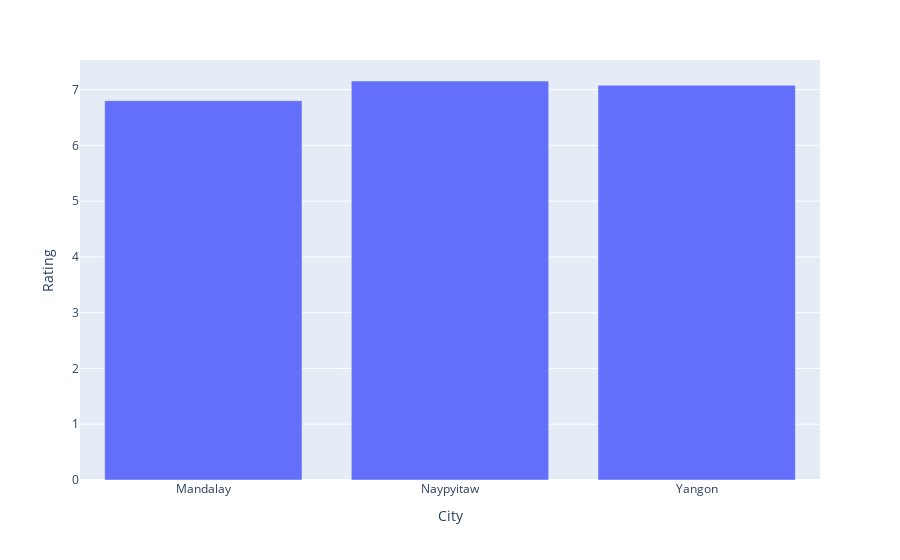

Notebook code for this chart:
### Code cell
# Avaliação média por filial
ratings = data_filtered.groupby('City')['Rating'].mean().reset_index()

fig_ratings = px.bar(ratings, x='City', y='Rating')
fig_ratings.show()

### Figure 1 — Plotly figure (JSON) as saved in the notebook; plotly's stock layout.template omitted (floating-point values rounded to 4 significant figures)
{"data": [{"alignmentgroup": "True", "hovertemplate": "City=%{x}<br>Rating=%{y}<extra></extra>", "legendgroup": "", "marker": {"color": "#636efa", "pattern": {"shape": ""}}, "name": "", "offsetgroup": "", "orientation": "v", "showlegend": false, "textposition": "auto", "type": "bar", "x": ["Mandalay", "Naypyitaw", "Yangon"], "xaxis": "x", "y": [6.802, 7.155, 7.078], "yaxis": "y"}], "layout": {"barmode": "relative", "legend": {"tracegroupgap": 0}, "margin": {"t": 60}, "xaxis": {"anchor": "y", "domain": [0, 1], "title": {"text": "City"}}, "yaxis": {"anchor": "x", "domain": [0, 1], "title": {"text": "Rating"}}}}
